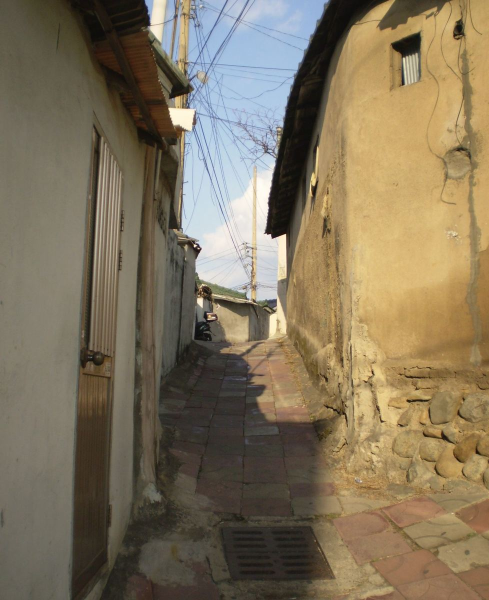
#> input picture src/photos/photo-alley.jpg, 978 x 1200 px, given in place of sungui-9654084092.jpg, which was not available (shown at 1/2 size)
$ python cover_images.py
#> lines starting #> are read from the running program, lines starting #| are printed output that depends on the picture; after the words box and inside, x2 and y2 are one past the last pixel; in counts of white or black regions, pixels touching at a corner belong together; pictures that were not available may be replaced by others from this repository, and a replacement may not be noted
"""W-034: cover images made from openly licensed photographs (sources and licenses: docs/evidence/c18/sources/sources.json).
A — photograph: Sungui-dong alley pavement (socialwalker, CC BY 2.0), upright, cropped to the A5 cover ratio,
    gently graded toward late-afternoon warmth; the bright empty pavement is kept as the title area.
B — illustration: Sungui-dong tree, roses and flowerpots (socialwalker, CC BY 2.0), cropped to the subject (no
    building signage), turned into a painterly print: edge-preserving smoothing, a limited palette (k-means),
    dark ink edges and paper grain. Run: python scripts/cover_images.py  (writes to docs/evidence/c18/drafts/)"""
from pathlib import Path
import cv2
import numpy as np
from PIL import Image, ImageOps

LAB = Path(__file__).resolve().parent.parent
SRC = LAB / 'docs' / 'evidence' / 'c18' / 'sources'
OUT = LAB / 'docs' / 'evidence' / 'c18' / 'drafts'
OUT.mkdir(parents=True, exist_ok=True)
rng = np.random.default_rng(7)


def to_cv(im): return cv2.cvtColor(np.array(im.convert('RGB')), cv2.COLOR_RGB2BGR)
def to_pil(a): return Image.fromarray(cv2.cvtColor(a, cv2.COLOR_BGR2RGB))


def grain(a, amount):
    n = rng.normal(0, amount, a.shape[:2]).astype(np.float32)
    n = cv2.GaussianBlur(n, (0, 0), 0.8)
    return np.clip(a.astype(np.float32) + n[..., None], 0, 255).astype(np.uint8)


# ---- A: photograph ----
im = ImageOps.exif_transpose(Image.open(SRC / 'sungui-9654084092.jpg'))
#> im is the input picture: PIL image 978x1200 RGB; mean R, G, B 129.3, 116.1, 92.3
w, h = im.size                      # 2000 x 3008 upright
#> w = 978; h = 1200
ch = round(w / (148 / 210))         # A5 ratio
#> ch = 1388
top = (h - ch) // 2
#> top = -94
a = to_cv(im.crop((0, top, w, top + ch))).astype(np.float32) / 255
# late-afternoon grade: slightly warmer highlights, a touch of contrast in the mid tones, shadows kept soft
a = np.clip((a - .5) * 1.06 + .5, 0, 1)
a[..., 2] = np.clip(a[..., 2] * 1.04 + .01, 0, 1)   # red
a[..., 0] = np.clip(a[..., 0] * 0.95, 0, 1)         # blue
# MT-17 (T-049 #2, #3): warmer highlights; the blue water meter quieter; the hard shutter block at the top right toned down
hl = np.clip((a.mean(axis=2, keepdims=True) - .55) / .45, 0, 1)
a[..., 2:3] = np.clip(a[..., 2:3] + hl * .025, 0, 1); a[..., 0:1] = np.clip(a[..., 0:1] - hl * .03, 0, 1)
hsv = cv2.cvtColor((a * 255).astype(np.uint8), cv2.COLOR_BGR2HSV).astype(np.float32)
blue = ((hsv[..., 0] > 95) & (hsv[..., 0] < 130)).astype(np.float32)
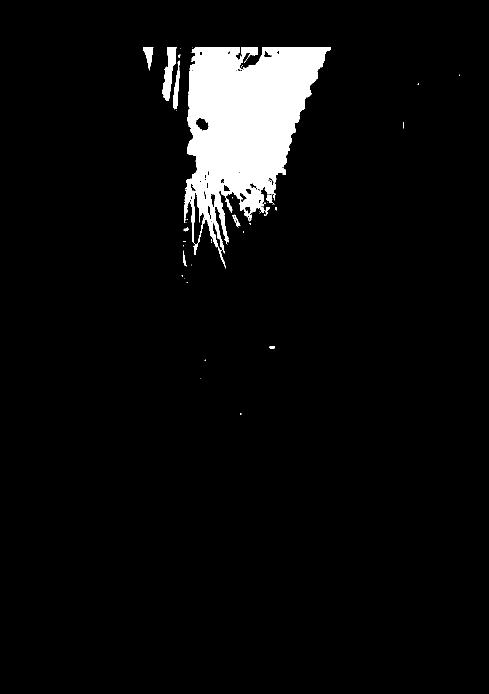
#> blue: shape (1388, 978) float32 (shown at 1/2 size); values 0 (black) and 1 (white), 5.2% white; 52 white regions (42 under 20 px), largest, box (x1, y1, x2, y2) and area: (368, 94, 662, 537) 67840, (324, 94, 353, 202) 1539, (346, 121, 360, 219) 614
hsv[..., 1] *= 1 - .45 * cv2.GaussianBlur(blue, (0, 0), 3)
a = cv2.cvtColor(hsv.astype(np.uint8), cv2.COLOR_HSV2BGR).astype(np.float32) / 255
H, W = a.shape[:2]
#> H = 1388; W = 978
m = np.zeros((H, W), np.float32); m[int(H * .015):int(H * .175), int(W * .62):int(W * .965)] = 1
m = cv2.GaussianBlur(m, (0, 0), W * .02)[..., None]
wall = np.array([.80, .82, .86], np.float32)  # the pale wall colour around the shutter (BGR)
a = a * (1 - .62 * m) + wall * (.62 * m)   # MT-18: further, it still pulled the eye at thumbnail size
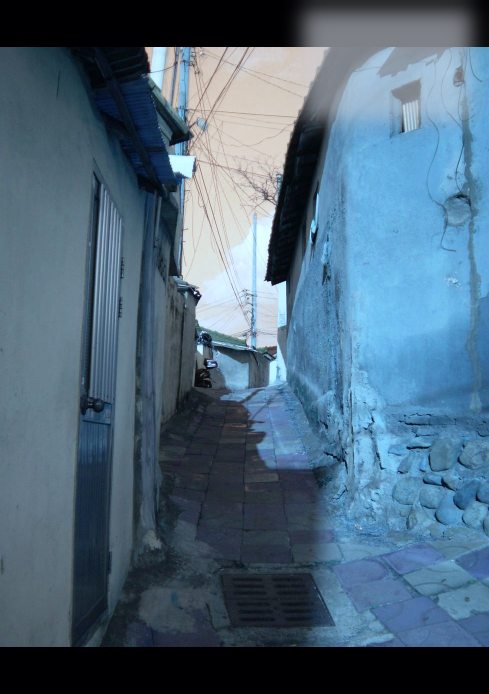
#> a: shape (1388, 978, 3) float32 (shown at 1/2 size); mean R, G, B 0.306, 0.408, 0.485
a = (a * 255).astype(np.uint8)
a = grain(a, 2.2)
pa = to_pil(a).resize((1700, round(1700 * 210 / 148)), Image.LANCZOS)   # about 292 ppi on A5 (T-049 #4)
pa.save(OUT / 'A-photo.jpg', quality=80, optimize=True, progressive=True)

# ---- B: painterly print ----
im = ImageOps.exif_transpose(Image.open(SRC / 'sungui-9654101736.jpg'))   # 3008 x 2000
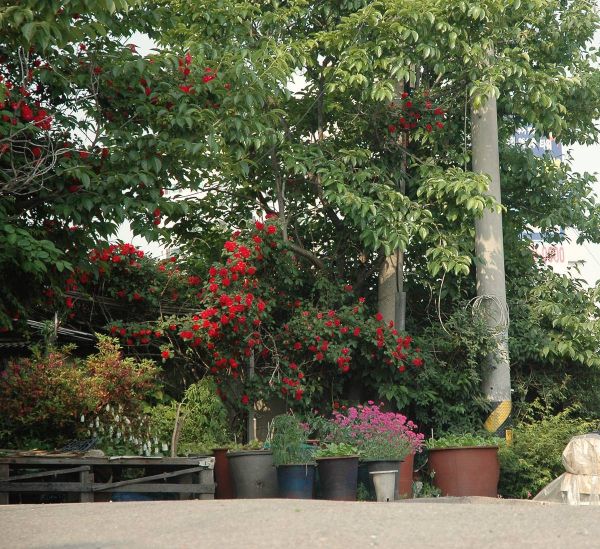
#> input picture src/photos/photo-pots.jpg, 1200 x 1098 px, given in place of sungui-9654101736.jpg, which was not available (shown at 1/2 size)
#> im is the input picture: PIL image 1200x1098 RGB; mean R, G, B 93.1, 96.6, 72.6
b = to_cv(im.crop((0, 0, 2080, 2000)))      # tree, roses, pots, sky gap and road; no buildings or signage
b = cv2.resize(b, (1352, 1300), interpolation=cv2.INTER_AREA)
b = np.clip(((b.astype(np.float32) / 255) ** 0.78) * 255, 0, 255).astype(np.uint8)   # open the shadows
smooth = b
for _ in range(4):
    smooth = cv2.bilateralFilter(smooth, 11, 46, 11)
smooth = cv2.stylization(smooth, sigma_s=80, sigma_r=0.42)
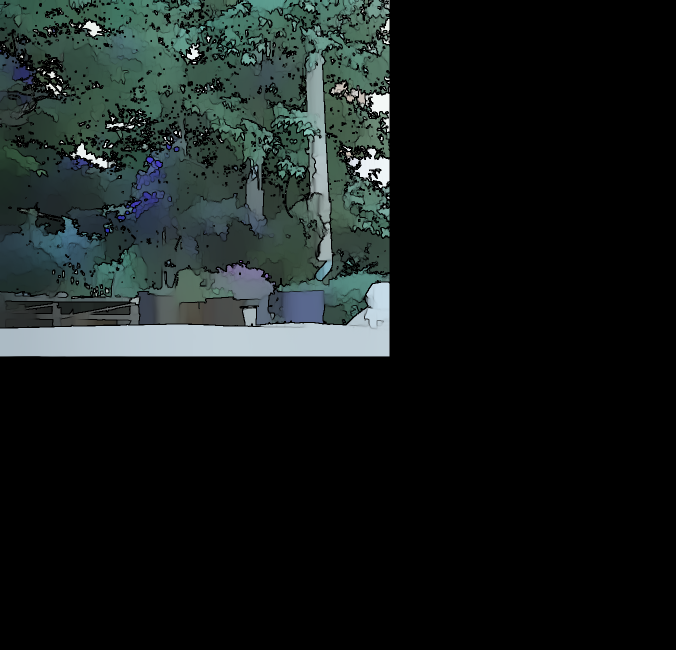
#> smooth: shape (1300, 1352, 3) (shown at 1/2 size); mean R, G, B 22.1, 28.2, 27.3
# limited palette, like a print with a few inks
Z = smooth.reshape(-1, 3).astype(np.float32)
_, labels, centers = cv2.kmeans(Z, 12, None, (cv2.TERM_CRITERIA_EPS + cv2.TERM_CRITERIA_MAX_ITER, 30, .5), 3, cv2.KMEANS_PP_CENTERS)
#> centers = [[43.79, 59.24, 57.4], [0.0388, 0.0529, 0.0506], [173, 187.6, 193.6], [78.11, 113.2, 100.5], [95.79, 131, 124.6], [190.7, 205.9, 214.7], [55.16, 75.23, 70.45], [64.32, 92.43, 82.6], [31.36, 42.44, 40.89], [130.6, 161.4, 156.5], [234.9, 241.2, 240.9], [73.88, 92.11, 132.7]]
post = centers.astype(np.uint8)[labels.flatten()].reshape(smooth.shape)
post = cv2.medianBlur(post, 7)
# ink edges from the smoothed image
gray = cv2.cvtColor(smooth, cv2.COLOR_BGR2GRAY)
edges = cv2.adaptiveThreshold(cv2.medianBlur(gray, 9), 255, cv2.ADAPTIVE_THRESH_MEAN_C, cv2.THRESH_BINARY, 15, 9)
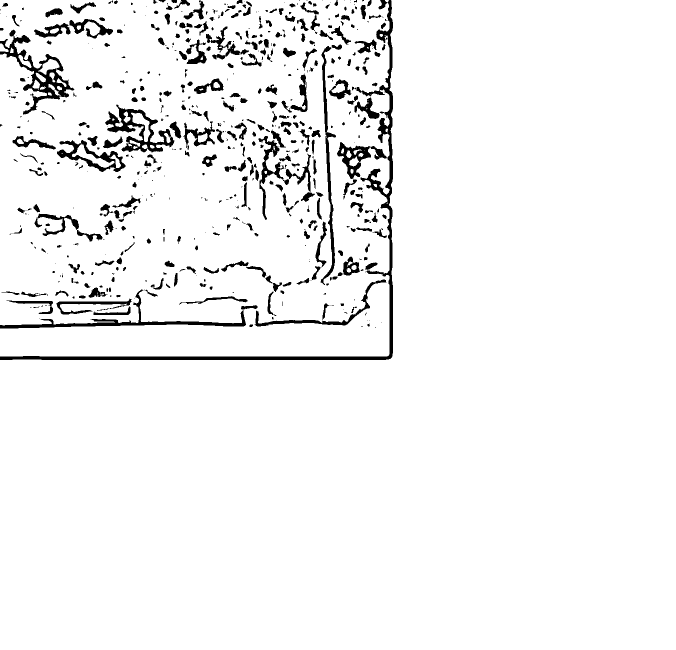
#> edges: shape (1300, 1352) (shown at 1/2 size); 95.2% white; 605 black regions (262 under 20 px), largest, box (x1, y1, x2, y2) and area: (0, 0, 786, 720) 13012, (0, 59, 149, 229) 5144, (210, 209, 349, 305) 4175
ink = np.array([38, 34, 30], np.float32)   # warm dark ink (BGR)
pf = post.astype(np.float32)
# keep only real contours: drop ink specks smaller than ~40 px so the foliage reads as shapes, not noise
dark = (edges < 128).astype(np.uint8)
n, lab, stats, _ = cv2.connectedComponentsWithStats(dark, 8)
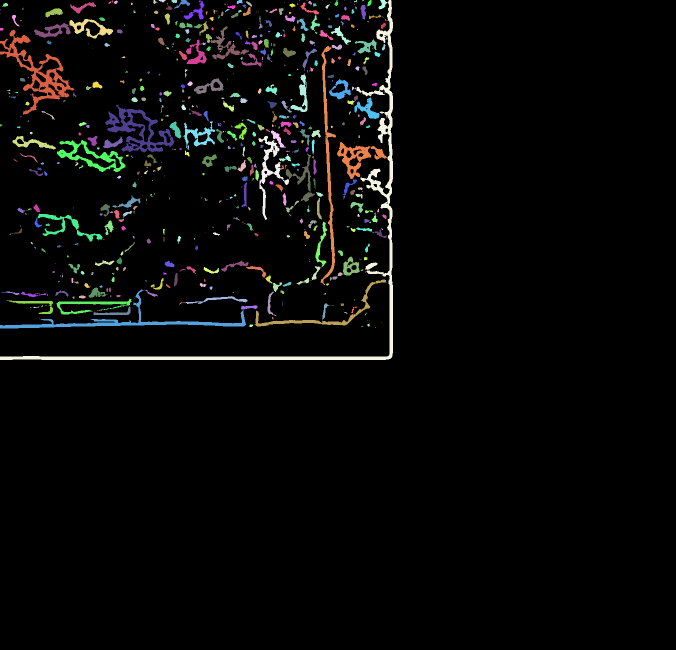
#> lab: shape (1300, 1352) int32 (shown at 1/2 size); 606 distinct labels, from 0 to 605; one colour per label, 0 black
#> n = 606; stats = 606 rows, first 6: [0, 0, 1352, 1300, 1673440], [223, 1, 3, 4, 10], [228, 1, 8, 7, 38], [306, 0, 9, 8, 36], [317, 0, 14, 5, 42], [343, 0, 11, 6, 58]
keep = np.zeros_like(dark)
keep[np.isin(lab, np.where(stats[:, cv2.CC_STAT_AREA] >= 40)[0][1:])] = 1
mask = keep.astype(bool)[..., None]
pf = np.where(mask, pf * .55 + ink * .45, pf)
# warm paper under the colours and fine grain, so the image reads as printed
paper = np.full_like(pf, (232, 241, 246))
pf = pf * .84 + paper * .16
pb = grain(np.clip(pf, 0, 255).astype(np.uint8), 5)
pbi = to_pil(pb).resize((1248, 1200), Image.LANCZOS)
#> in to_pil (call 2), `def to_pil(a): return Image.fromarray(cv2.cvtColor(a, cv2.COLOR_BGR2RG..`:
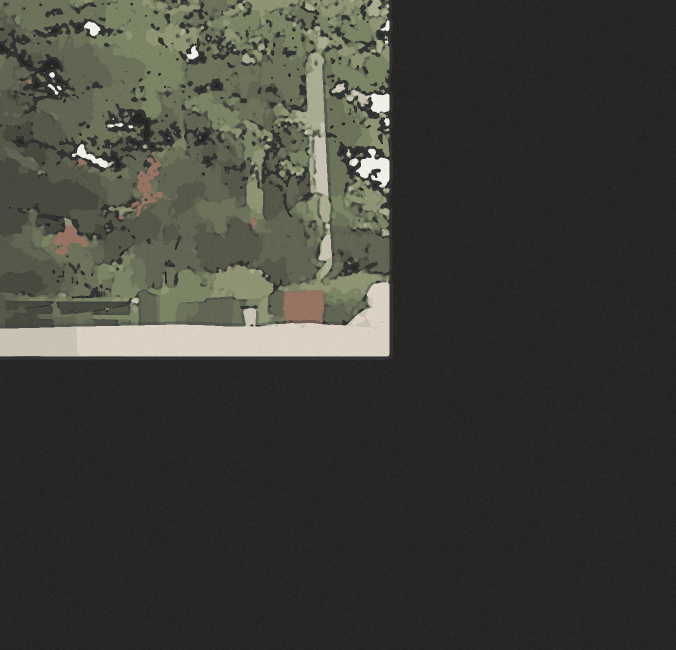
#> returned value: PIL image 1352x1300 RGB (shown at 1/2 size); mean R, G, B 62, 62, 55.6
pbi.save(OUT / 'B-illustration.jpg', quality=86, optimize=True, progressive=True)
for f in ('A-photo.jpg', 'B-illustration.jpg'):
#> (the run stopped early here; a loop or call above may not have finished)
